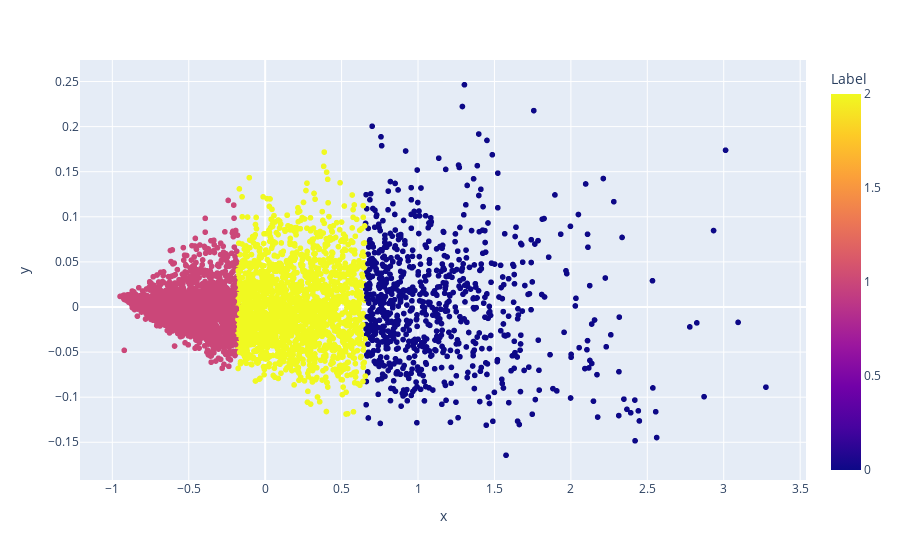

Write notebook code for a chart like this one.
### Code cell
import matplotlib.pyplot as plt
%matplotlib inline
from sklearn.decomposition import PCA
from sklearn.cluster import KMeans

# Prepare document vectors
document_vectors = [d2v_model.infer_vector(doc.split()) for doc in abstract_documents_df['Final_tokens']]

# Perform K-means clustering
kmeans_model = KMeans(n_clusters=3, init='k-means++', max_iter=200)
labels = kmeans_model.fit_predict(document_vectors)

# Perform PCA for visualization
pca = PCA(n_components=2).fit_transform(document_vectors)

# Create a DataFrame for the scatter plot
df = pd.DataFrame(pca, columns=['x', 'y'])
df['Label'] = labels
df['Document Title'] = abstract_documents_df['TI']
df['Journal_title'] = abstract_documents_df['SO']

# Create an interactive scatter plot with hover text
fig = px.scatter(df, x='x', y='y', color='Label', hover_data=['Journal_title'])

# Display the plot
fig.show()

### Figure 1 — Plotly figure (JSON) as saved in the notebook; plotly's stock layout.template omitted (floating-point values rounded to 4 significant figures; data arrays with more than 128 entries replaced by an {"elided": "..."} marker saying what was removed)
{"data": [{"customdata": {"elided": "4994x1 str values"}, "hovertemplate": "x=%{x}<br>y=%{y}<br>Journal_title=%{customdata[0]}<br>Label=%{marker.color}<extra></extra>", "legendgroup": "", "marker": {"color": {"elided": "4994 int values"}, "coloraxis": "coloraxis", "symbol": "circle"}, "mode": "markers", "name": "", "showlegend": false, "type": "scattergl", "x": {"elided": "4994 float values"}, "xaxis": "x", "y": {"elided": "4994 float values"}, "yaxis": "y"}], "layout": {"coloraxis": {"colorbar": {"title": {"text": "Label"}}, "colorscale": [[0, "#0d0887"], [0.1111, "#46039f"], [0.2222, "#7201a8"], [0.3333, "#9c179e"], [0.4444, "#bd3786"], [0.5556, "#d8576b"], [0.6667, "#ed7953"], [0.7778, "#fb9f3a"], [0.8889, "#fdca26"], [1, "#f0f921"]]}, "legend": {"tracegroupgap": 0}, "margin": {"t": 60}, "xaxis": {"anchor": "y", "domain": [0, 1], "title": {"text": "x"}}, "yaxis": {"anchor": "x", "domain": [0, 1], "title": {"text": "y"}}}}
